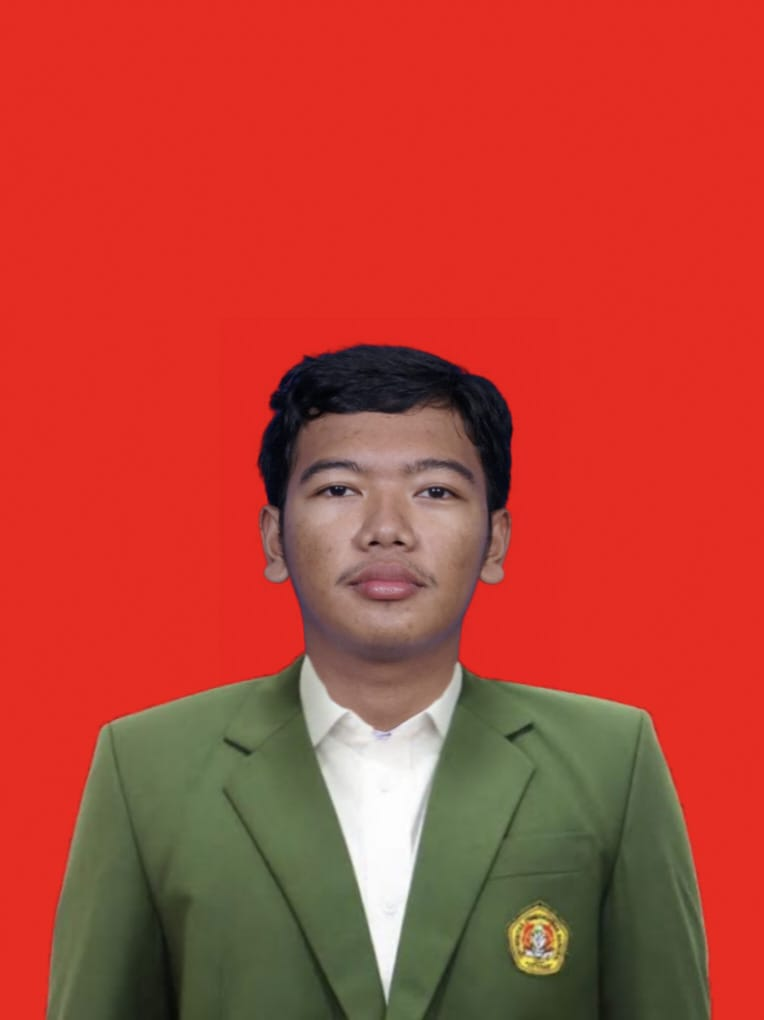
#> input picture dataset/user1/1.jpeg, 764 x 1020 px; its folder holds only this picture in this run
$ python train_wajah.py
#> lines starting #> are read from the running program, lines starting #| are printed output that depends on the picture
# train_wajah.py
import cv2
import numpy as np
import os

DATASET_DIR = "dataset"

# Siapkan recognizer LBPH
recognizer = cv2.face.LBPHFaceRecognizer_create()

# Siapkan detektor wajah (Haar Cascade bawaan OpenCV)
face_cascade = cv2.CascadeClassifier(
    cv2.data.haarcascades + "haarcascade_frontalface_default.xml"
)

wajah_list = []
label_list = []

# Loop semua folder user di dataset/
for label, nama_user in enumerate(os.listdir(DATASET_DIR)):
    folder = os.path.join(DATASET_DIR, nama_user)
    if not os.path.isdir(folder):
        continue

    print(f"Memproses user: {nama_user} (label={label})")

    for file in os.listdir(folder):
        path = os.path.join(folder, file)
        img = cv2.imread(path, cv2.IMREAD_GRAYSCALE)
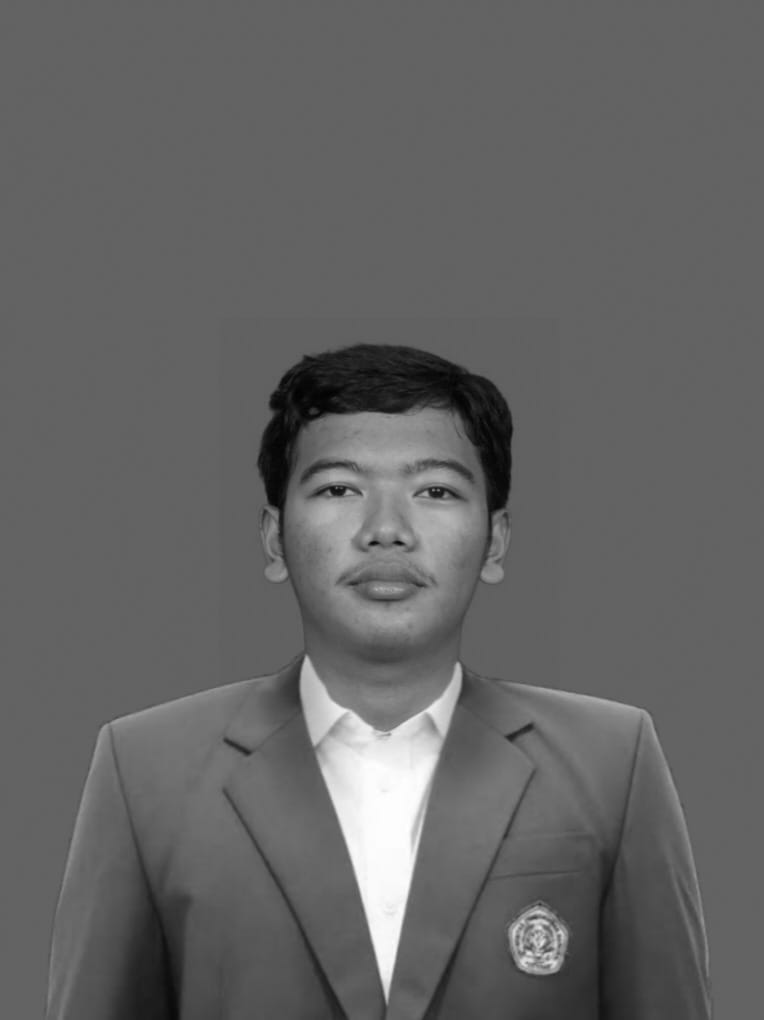
#> img: shape (1020, 764); min 0, max 255, mean 99.9
        if img is None:
            continue

        # Deteksi wajah di foto
        wajah = face_cascade.detectMultiScale(img, 1.1, 4)
#> wajah = [[500, 893, 79, 79], [264, 394, 248, 248]]
        for (x, y, w, h) in wajah:
            roi = img[y:y+h, x:x+w]
            roi = cv2.resize(roi, (200, 200))  # samakan ukuran
            wajah_list.append(roi)
            label_list.append(label)
#> this loop made 2 passes
#> pass 1, `roi = img[y:y+h, x:x+w]`:
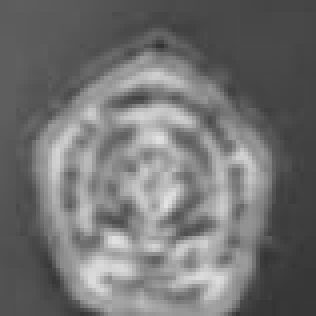
#> roi: shape (79, 79) (shown 4 times larger); min 51, max 227, mean 113.7
#> pass 2, `roi = img[y:y+h, x:x+w]`:
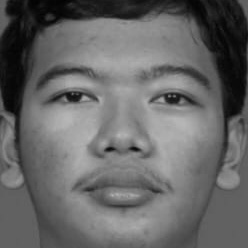
#> roi: shape (248, 248); min 1, max 184, mean 102.4
#> after the loop, label_list = [0, 0]; wajah_list = 2 items

print(f"Total wajah diproses: {len(wajah_list)}")
#| Total wajah diproses: 2

# Latih model
recognizer.train(wajah_list, np.array(label_list))
recognizer.save("trainer.yml")

print("✅ Model disimpan ke trainer.yml")

$ run again, on dataset/user1/2.jpg
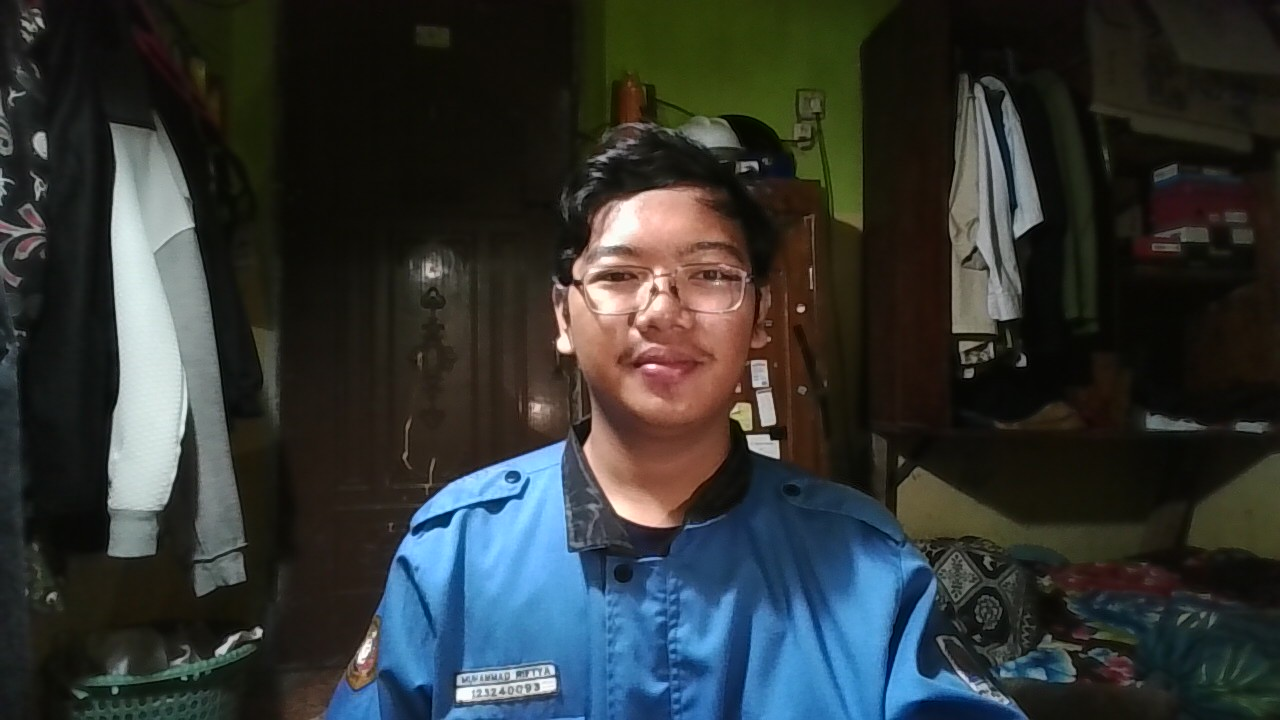
#> input picture dataset/user1/2.jpg, 1280 x 720 px
#> `img = cv2.imread(path, cv2.IMREAD_GRAYSCALE)`:
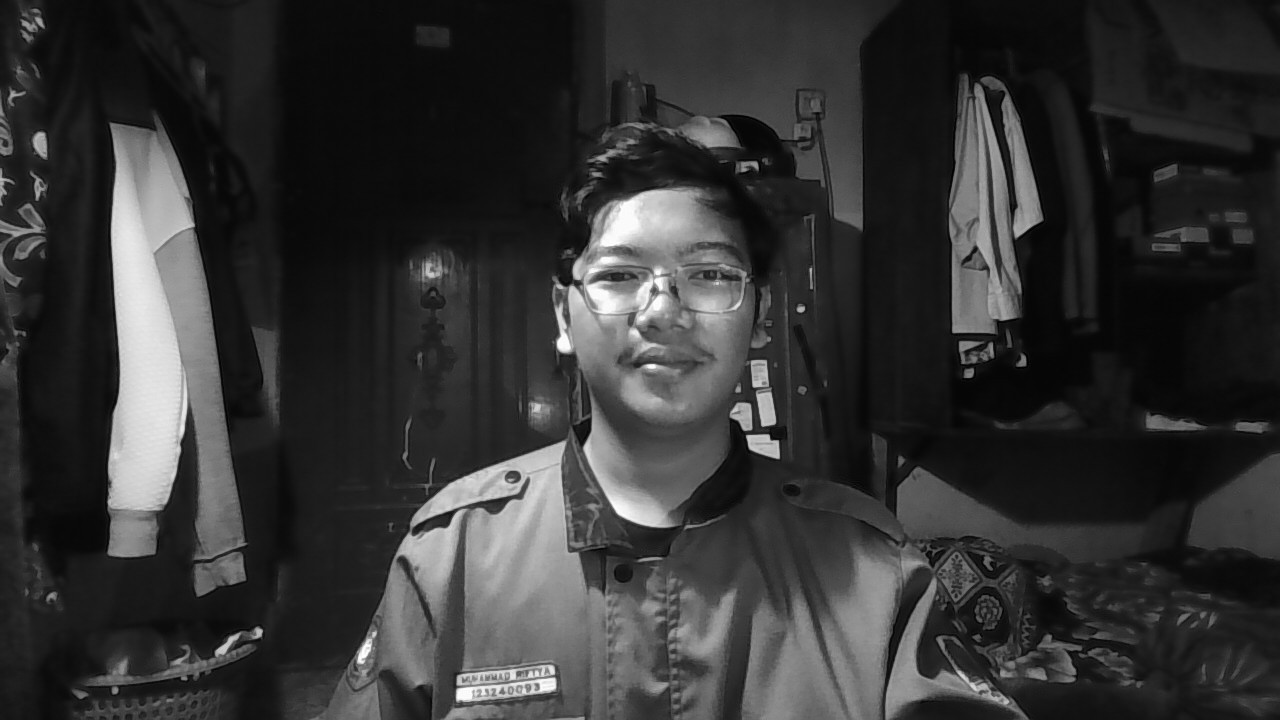
#> img: shape (720, 1280); min 0, max 255, mean 52
#> wajah = [[555, 190, 213, 213]]
#> the loop `for (x, y, w, h) in wajah:` made 1 pass
#> pass 1, `roi = img[y:y+h, x:x+w]`:
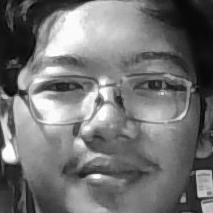
#> roi: shape (213, 213); min 3, max 255, mean 114.6
#> after the loop `for (x, y, w, h) in wajah:`: label_list = [0]; wajah_list = 1 item
#| Total wajah diproses: 1

$ run again, on dataset/user1/3.jpeg
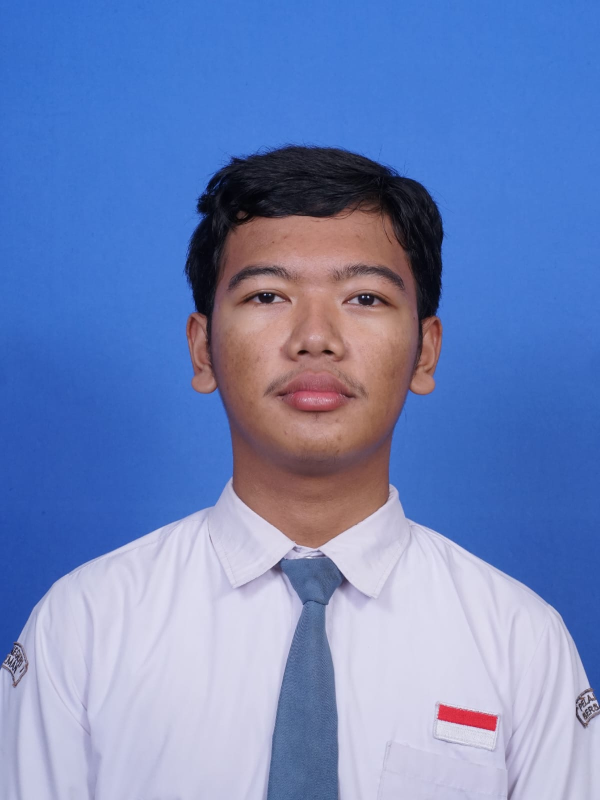
#> input picture dataset/user1/3.jpeg, 1200 x 1600 px (shown at 1/2 size)
#> `img = cv2.imread(path, cv2.IMREAD_GRAYSCALE)`:
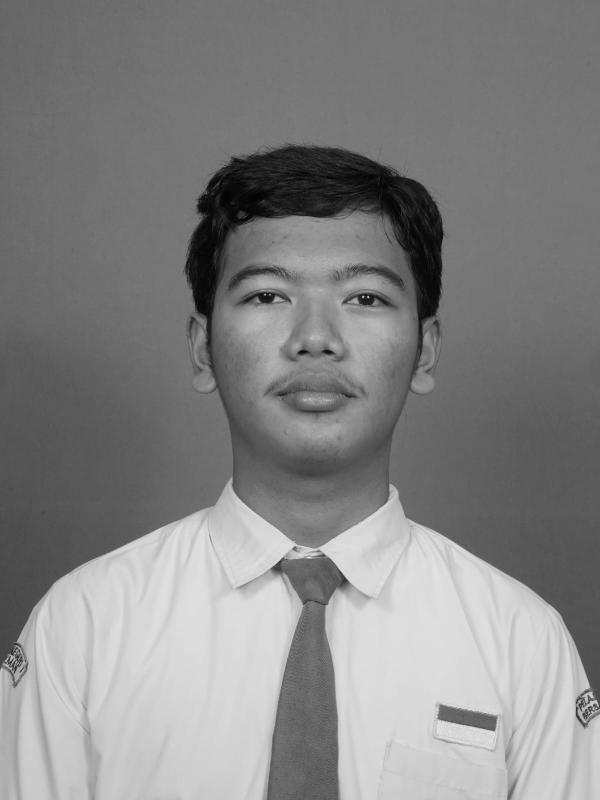
#> img: shape (1600, 1200) (shown at 1/2 size); min 0, max 251, mean 132.6
#> wajah = [[589, 1177, 71, 71], [384, 397, 504, 504]]
#> the loop `for (x, y, w, h) in wajah:` made 2 passes
#> pass 2, `roi = img[y:y+h, x:x+w]`:
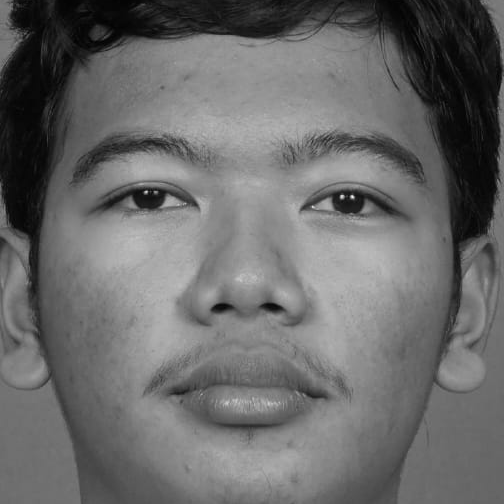
#> roi: shape (504, 504); min 0, max 244, mean 105.9
#> after the loop `for (x, y, w, h) in wajah:`: label_list = [0, 0]; wajah_list = 2 items
#| Total wajah diproses: 2
